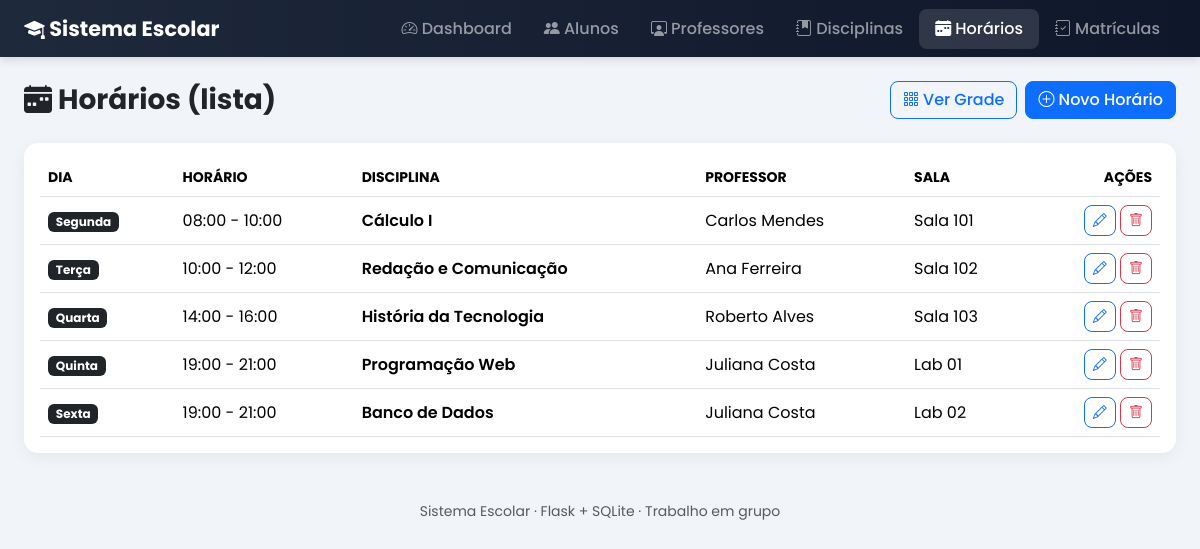
/horarios/, run on the app's committed database.
### tables this page shows
CREATE TABLE horarios (
            id INTEGER PRIMARY KEY AUTOINCREMENT,
            disciplina_id INTEGER NOT NULL,
            dia_semana TEXT NOT NULL,
            hora_inicio TEXT NOT NULL,
            hora_fim TEXT NOT NULL,
            sala TEXT NOT NULL,
            FOREIGN KEY (disciplina_id) REFERENCES disciplinas(id) ON DELETE CASCADE
        );

CREATE TABLE disciplinas (
            id INTEGER PRIMARY KEY AUTOINCREMENT,
            nome TEXT NOT NULL,
            carga_horaria INTEGER NOT NULL,
            professor_id INTEGER,
            FOREIGN KEY (professor_id) REFERENCES professores(id) ON DELETE SET NULL
        );

CREATE TABLE professores (
            id INTEGER PRIMARY KEY AUTOINCREMENT,
            nome TEXT NOT NULL,
            email TEXT NOT NULL,
            especialidade TEXT NOT NULL,
            foto TEXT
        );

### routes/horarios.py (the view)
@horarios_bp.route("/")
def listar():
    conn = get_conn()
    horarios = conn.execute(
        """
        SELECT h.*, d.nome as disciplina_nome, p.nome as professor_nome
        FROM horarios h
        JOIN disciplinas d ON d.id = h.disciplina_id
        LEFT JOIN professores p ON p.id = d.professor_id
        ORDER BY
            CASE h.dia_semana
                WHEN 'Segunda' THEN 1 WHEN 'Terça' THEN 2 WHEN 'Quarta' THEN 3
                WHEN 'Quinta' THEN 4 WHEN 'Sexta' THEN 5 ELSE 6
            END, h.hora_inicio
        """
    ).fetchall()
    conn.close()
    return render_template("horarios/list.html", horarios=horarios)

### database.py (called while the page is built)
def get_conn():
    conn = sqlite3.connect(DB_NAME)
    conn.row_factory = sqlite3.Row
    conn.execute("PRAGMA foreign_keys = ON")
    return conn

### templates/horarios/list.html (shortened to what this page needs)
{% extends "base.html" %}
{% block content %}
<div class="d-flex flex-wrap justify-content-between align-items-center gap-2 mb-4">
    <h3 class="fw-bold mb-0"><i class="bi bi-calendar-week-fill"></i> Horários (lista)</h3>
    <div class="d-flex gap-2">
        <a href="{{ url_for('horarios.grade') }}" class="btn btn-outline-primary btn-acao">
            <i class="bi bi-grid-3x3-gap"></i> Ver Grade
        </a>
        <a href="{{ url_for('horarios.novo') }}" class="btn btn-primary btn-acao">
            <i class="bi bi-plus-circle"></i> Novo Horário
        </a>
    </div>
</div>
{% if horarios|length == 0 %}
    <div class="empty-state">
        <i class="bi bi-calendar-x"></i>
        <p>Nenhum horário cadastrado.</p>
    </div>
{% else %}
<div class="card card-suave p-3">
    <div class="table-responsive">
        <table class="table align-middle mb-0">
            <thead>
                <tr class="text-muted small text-uppercase">
                    <th>Dia</th>
                    <th>Horário</th>
                    <th>Disciplina</th>
                    <th>Professor</th>
                    <th>Sala</th>
                    <th class="text-end">Ações</th>
                </tr>
            </thead>
            <tbody>
                {% for h in horarios %}
                <tr>
                    <td><span class="badge bg-dark">{{ h.dia_semana }}</span></td>
                    <td>{{ h.hora_inicio }} - {{ h.hora_fim }}</td>
                    <td class="fw-semibold">{{ h.disciplina_nome }}</td>
                    <td>{{ h.professor_nome or '-' }}</td>
                    <td>{{ h.sala }}</td>
                    <td class="text-end">
                        <a href="{{ url_for('horarios.editar', id=h.id) }}" class="btn btn-sm btn-outline-primary btn-acao">
                            <i class="bi bi-pencil"></i>
                        </a>
                        <form action="{{ url_for('horarios.excluir', id=h.id) }}" method="POST" class="d-inline"
                              onsubmit="return confirm('Excluir este horário?');">
                            <button type="submit" class="btn btn-sm btn-outline-danger btn-acao">
                                <i class="bi bi-trash"></i>
                            </button>
                        </form>
                    </td>
                </tr>
                {% endfor %}
            </tbody>
        </table>
    </div>
</div>
{% endif %}
{% endblock %}

### static/css/style.css (style rules this page uses)
:root { --azul-escuro: #1e293b; --azul: #3b82f6; --roxo: #7c3aed; --verde: #10b981; --laranja: #f59e0b; --rosa: #ec4899; --fundo: #f1f5f9; }
* { font-family: 'Poppins', sans-serif; }
body { background: var(--fundo); }
.card-suave { border: none; border-radius: 14px; box-shadow: 0 4px 16px rgba(0,0,0,0.06); }
.btn-acao { border-radius: 8px; font-weight: 500; }

### data on the page
horarios: dia_semana "Segunda", hora_inicio "08:00", hora_fim "10:00", disciplina_nome "Cálculo I", nome "Carlos Mendes", sala "Sala 101"
horarios: dia_semana "Terça", hora_inicio "10:00", hora_fim "12:00", disciplina_nome "Redação e Comunicação", nome "Ana Ferreira", sala "Sala 102"
horarios: dia_semana "Quarta", hora_inicio "14:00", hora_fim "16:00", disciplina_nome "História da Tecnologia", nome "Roberto Alves", sala "Sala 103"
horarios: dia_semana "Quinta", hora_inicio "19:00", hora_fim "21:00", disciplina_nome "Programação Web", nome "Juliana Costa", sala "Lab 01"
horarios: dia_semana "Sexta", hora_inicio "19:00", hora_fim "21:00", disciplina_nome "Banco de Dados", nome "Juliana Costa", sala "Lab 02"
